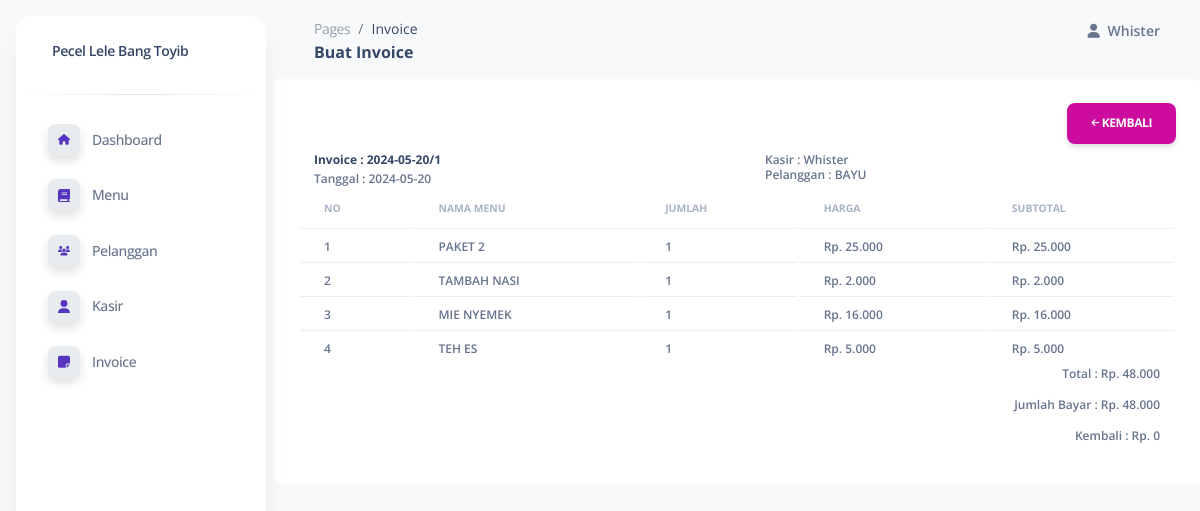
Page /detail-invoice.php?id=1 on the committed database.
### tables this page shows
CREATE TABLE `kasir` (
  `ID_Kasir` varchar(100) NOT NULL,
  `Nama_Kasir` varchar(100) NOT NULL
);

CREATE TABLE `header` (
  `ID_INV` varchar(100) NOT NULL,
  `Tanggal` date NOT NULL,
  `ID_Pelanggan` varchar(100) DEFAULT NULL,
  `ID_Kasir` varchar(100) DEFAULT NULL,
  `Jumlah_Bayar` varchar(100) NOT NULL
);

CREATE TABLE `pelanggan` (
  `ID_Pelanggan` varchar(100) NOT NULL,
  `Nama_Pelanggan` varchar(100) NOT NULL
);

CREATE TABLE `menu` (
  `ID_Item` varchar(100) NOT NULL,
  `Nama_Item` varchar(100) NOT NULL,
  `Harga_Satuan` varchar(35) NOT NULL
);

CREATE TABLE `detail` (
  `ID_INV` varchar(100) NOT NULL,
  `ID_Item` varchar(100) NOT NULL,
  `Jumlah_Item` int(11) NOT NULL
);

### detail-invoice.php (the view, shortened to what this page needs)
<?php
include ('koneksi.php');
$getID = $_GET['id'];
$data = mysqli_query($koneksi, "SELECT * FROM kasir WHERE ID_Kasir = 'KSR1'");
$hasil = mysqli_fetch_assoc($data);
function ribuan($nilai)
{
    return number_format($nilai, 0, ',', '.');
}
$queryDetail = "SELECT th.*, td.*, tp.*, tk.*, tm.*
                FROM header th
                JOIN detail td ON th.ID_INV = td.ID_INV
                JOIN menu tm ON tm.ID_Item = td.ID_Item
                JOIN pelanggan tp ON th.ID_Pelanggan = tp.ID_Pelanggan
                JOIN kasir tk ON th.ID_Kasir = tk.ID_Kasir
                WHERE th.ID_INV = '$getID'
                ORDER BY th.ID_INV ASC";
$hasilDetail = mysqli_query($koneksi, $queryDetail);
$cekHeader = mysqli_query($koneksi, "SELECT th.*, tp.*, tk.*
                                     FROM header th
                                     JOIN pelanggan tp ON th.ID_Pelanggan = tp.ID_Pelanggan
                                     JOIN kasir tk ON th.ID_Kasir = tk.ID_Kasir
                                     WHERE th.ID_INV = '$getID'");
$dataHeader = mysqli_fetch_assoc($cekHeader);
?>
<!DOCTYPE html>
<html lang="en">
<head>
    <?php include ("assets/css/maincss.php"); ?>
</head>
<body class="g-sidenav-show bg-gray-100">
    <?php include ('components/sidebar.php'); ?>
    <main class="main-content position-relative max-height-vh-100 h-100 border-radius-lg">
        <nav class="navbar navbar-main navbar-expand-lg px-0 mx-4 shadow-none border-radius-xl" id="navbarBlur"
            navbar-scroll="true">
            <div class="container-fluid py-1 px-3">
                <nav aria-label="breadcrumb">
                    <ol class="breadcrumb bg-transparent mb-0 pb-0 pt-1 px-0 me-sm-6 me-5">
                        <li class="breadcrumb-item text-sm">
                            <a class="opacity-5 text-dark" href="javascript:;">Pages</a>
                        </li>
                        <li class="breadcrumb-item text-sm text-dark active" aria-current="page">
                            Invoice
                        </li>
                    </ol>
                    <h6 class="font-weight-bolder mb-0">Buat Invoice</h6>
                </nav>
                <div class="collapse justify-content-end navbar-collapse mt-sm-0 mt-2 me-md-0 me-sm-4" id="navbar">
                    <ul class="navbar-nav ">
                        <li class="nav-item d-flex align-items-center">
                            <p href="javascript:;" class="nav-link text-body font-weight-bold px-0">
                                <i class="fa fa-user me-sm-1"></i>
                                <span class="d-sm-inline d-none"><?= $hasil['Nama_Kasir'] ?></span>
                            </p>
                        </li>
                    </ul>
                </div>
            </div>
        </nav>
        <div class="container-fluid bg-white rounded py-4" id="container-wrapper">
            <div class="text-right d-flex justify-content-end">
                <a href="invoice.php">
                    <button class="btn btn-primary mb-2">
                        <i class="fa fa-arrow-left fa-xs"></i> Kembali
                    </button>
                </a>
            </div>
            <div class="row">
                <div class="col-sm-6">
                    <h6 class="mb-1 text-xs font-weight-bold mb-0 px-3"><strong>Invoice :
                            <?= $dataHeader['Tanggal'] ?>/<?= $dataHeader['ID_INV'] ?></strong>
                    </h6>
                    <p class=" mb-0 text-xs font-weight-bold mb-0 px-3">Tanggal : <?= $dataHeader['Tanggal'] ?></p>
                </div>
                <div class="col-sm-6">
                    <p class="text-xs font-weight-bold mb-0 px-3">Kasir : <?= $dataHeader['Nama_Kasir'] ?></p>
                    <p class="text-xs font-weight-bold mb-0 px-3">Pelanggan : <?= $dataHeader['Nama_Pelanggan'] ?></p>
                </div>
            </div>
            <div class="table-responsive p-0">
                <table class="table align-items-center mb-0">
                    <thead>
                        <tr>
                            <th class="text-uppercase text-secondary text-xxs font-weight-bolder opacity-7">NO</th>
                            <th class="text-uppercase text-secondary text-xxs font-weight-bolder opacity-7">
                                Nama Menu</th>
                            <th class="text-uppercase text-secondary text-xxs font-weight-bolder opacity-7">
                                Jumlah</th>
                            <th class="text-uppercase text-secondary text-xxs font-weight-bolder opacity-7">
                                Harga</th>
                            <th class="text-uppercase text-secondary text-xxs font-weight-bolder opacity-7">
                                SUbtotal</th>
                        </tr>
                    </thead>
                    <tbody>
                        <?php
                        $no = 1;
                        $totalKeseluruhan = 0;
                        $jumlahBayar = 0;
                        while ($detailInvoice = mysqli_fetch_array($hasilDetail)) {
                            $subtotal = $detailInvoice['Jumlah_Item'] * $detailInvoice['Harga_Satuan'];
                            $totalKeseluruhan += $subtotal;
                            $jumlahBayar = $dataHeader['Jumlah_Bayar'];
                            ?>
                            <tr>
                                <td>
                                    <p class="text-xs font-weight-bold mb-0 px-3"><?= $no++ ?></p>
                                </td>
                                <td>
                                    <p class="text-xs font-weight-bold mb-0 px-3"><?= $detailInvoice['Nama_Item'] ?></p>
                                </td>
                                <td>
                                    <p class="text-xs font-weight-bold mb-0 px-3"><?= $detailInvoice['Jumlah_Item'] ?></p>
                                </td>
                                <td>
                                    <p class="text-xs font-weight-bold mb-0 px-3">Rp.
                                        <?= ribuan($detailInvoice['Harga_Satuan']) ?>
                                    </p>
                                </td>
                                <td>
                                    <p class="text-xs font-weight-bold mb-0 px-3">Rp. <?= ribuan($subtotal) ?></p>
                                </td>
                            </tr>
                        <?php } ?>
                    </tbody>
                </table>
            </div>
            <div class="d-flex align-items-end flex-column">
                <p class="text-xs font-weight-bold mb-3 px-3"> Total :
                    Rp. <?= ribuan($totalKeseluruhan) ?>
                </p>
                <p class="text-xs font-weight-bold mb-3 px-3">
                    Jumlah Bayar : Rp. <?= ribuan($jumlahBayar) ?>
                </p>
                <p class="text-xs font-weight-bold mb-3 px-3">
                    Kembali : Rp. <?= ribuan($jumlahBayar - $totalKeseluruhan) ?>
                </p>
            </div>
    </main>
</body>

### assets/css/maincss.php (shortened to what this page needs)
<link href="https://cdn.jsdelivr.net/npm/bootstrap@5.3.3/dist/css/bootstrap.min.css" rel="stylesheet"
>
<link href="../assets/css/nucleo-icons.css" rel="stylesheet" />
<link href="../assets/css/nucleo-svg.css" rel="stylesheet" />
<link href="../assets/css/nucleo-svg.css" rel="stylesheet" />
<link id="pagestyle" href="./assets/css/soft-ui-dashboard.css?v=1.0.7" rel="stylesheet" />

### components/sidebar.php (shortened to what this page needs)
<aside class="sidenav navbar navbar-vertical navbar-expand-xs border-0 border-radius-xl my-3 fixed-start ms-3 bg-white"
    id="sidenav-main">
    <div class="sidenav-header">
        <a class="navbar-brand m-0" href=" https://demos.creative-tim.com/soft-ui-dashboard/pages/dashboard.html "
            target="_blank">
            <span class="ms-1 font-weight-bold">Pecel Lele Bang Toyib</span>
        </a>
    </div>
    <hr class="horizontal dark mt-0" />
    <div class="collapse navbar-collapse w-auto" id="sidenav-collapse-main">
        <ul class="navbar-nav">
            <li class="nav-item">
                <a class="nav-link" href="index.php">
                    <div
                        class="icon icon-shape icon-sm shadow border-radius-md bg-white text-center me-2 d-flex align-items-center justify-content-center">
                    </div>
                    <span class="nav-link-text ms-1">Dashboard</span>
                </a>
            </li>
            <li class="nav-item">
                <a class="nav-link" href="menu.php">
                    <div
                        class="icon icon-shape icon-sm shadow border-radius-md bg-white text-center me-2 d-flex align-items-center justify-content-center">
                    </div>
                    <span class="nav-link-text ms-1">Menu</span>
                </a>
            </li>
            <li class="nav-item">
                <a class="nav-link" href="pelanggan.php">
                    <div
                        class="icon icon-shape icon-sm shadow border-radius-md bg-white text-center me-2 d-flex align-items-center justify-content-center">
                    </div>
                    <span class="nav-link-text ms-1">Pelanggan</span>
                </a>
            </li>
            <li class="nav-item">
                <a class="nav-link" href="kasir.php">
                    <div
                        class="icon icon-shape icon-sm shadow border-radius-md bg-white text-center me-2 d-flex align-items-center justify-content-center">
                    </div>
                    <span class="nav-link-text ms-1">Kasir</span>
                </a>
            </li>
            <li class="nav-item">
                <a class="nav-link" href="invoice.php">
                    <div
                        class="icon icon-shape icon-sm shadow border-radius-md bg-white text-center me-2 d-flex align-items-center justify-content-center">
                    </div>
                    <span class="nav-link-text ms-1">Invoice</span>
                </a>
            </li>
        </ul>
    </div>
</aside>

### assets/css/nucleo-svg.css (style rules this page uses)
.icon { display: inline-block; color: #111111; height: 1em; width: 1em; }
.icon-sm { height: 0.8em; width: 0.8em; }
.icon { fill: currentColor; stroke: none; }

### rows in the picture
kasir: Nama_Kasir "Whister"
header: Tanggal "2024-05-20", ID_INV "1", ID_Kasir.Nama_Kasir "Whister", ID_Pelanggan.Nama_Pelanggan "BAYU", menu.Nama_Item "PAKET 2", detail.Jumlah_Item "1", menu.Harga_Satuan "25.000", detail.Jumlah_Item "25.000", menu.Nama_Item "TAMBAH NASI", menu.Harga_Satuan "2.000", detail.Jumlah_Item "2.000", menu.Nama_Item "MIE NYEMEK", menu.Harga_Satuan "16.000", detail.Jumlah_Item "16.000", menu.Nama_Item "TEH ES", menu.Harga_Satuan "5.000", detail.Jumlah_Item "5.000", Jumlah_Bayar "48.000", ribuan($jumlahBayar-$totalKeseluruhan) "0"

### other values in the picture
ribuan($totalKeseluruhan) "48.000"
